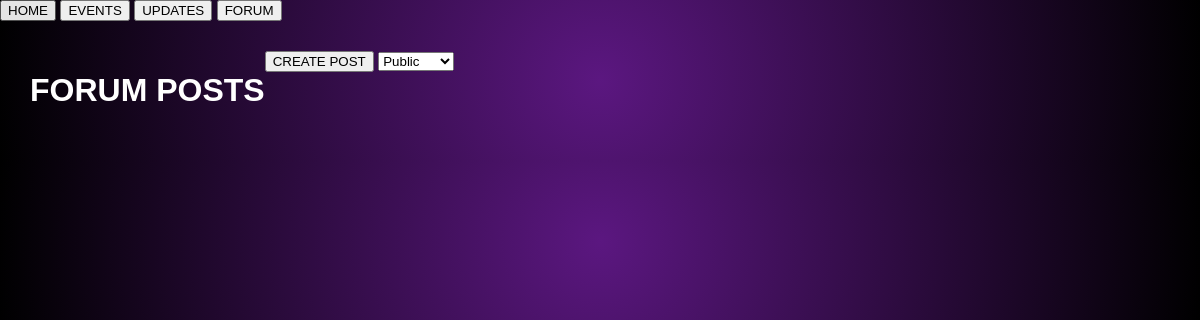
Page /forum/ (signed in) on the earlier database version.
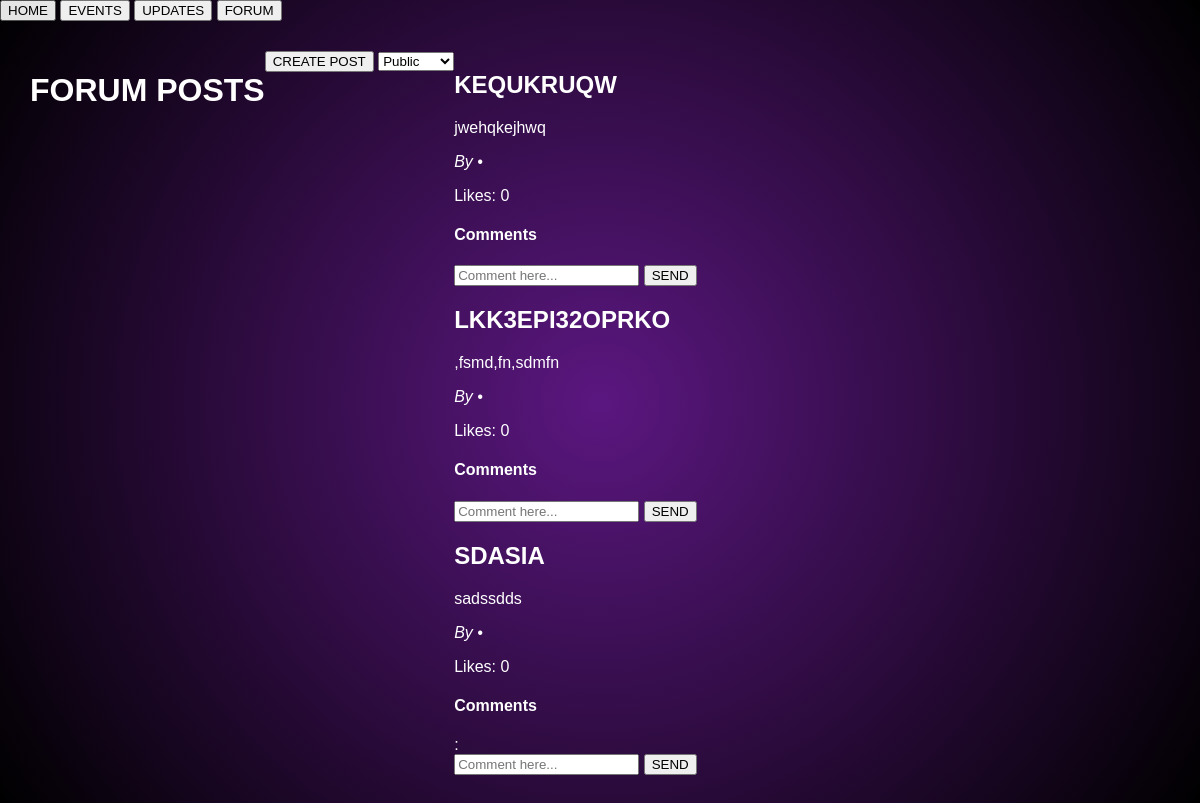
Same page on the later database version.
### core/models.py (models this page shows, shortened)
class Forum(models.Model):
    title = models.CharField(max_length=255)
    content = models.TextField()
    author = models.ForeignKey(settings.AUTH_USER_MODEL, on_delete=models.CASCADE)
    date_posted = models.DateTimeField(auto_now_add=True)

class Comment(models.Model):
    user = models.ForeignKey(settings.AUTH_USER_MODEL, on_delete=models.CASCADE)
    post = models.ForeignKey(Forum, on_delete=models.CASCADE, related_name='comments')
    content = models.TextField()
    created_at = models.DateTimeField(auto_now_add=True)

### core/views.py (the view, shortened to what this page needs)
# urls.py: path('forum/', views.forum, name='forum'),
@login_required
def forum(request):
    posts = Forum.objects.annotate(like_count=Count('likes')).order_by('-date_posted')
    trending_posts = Forum.objects.annotate(
        num_likes=Count('likes'),
        num_comments=Count('comments'),
        popularity=ExpressionWrapper(
            Count('likes') + Count('comments'),
            output_field=IntegerField()
        )
    ).order_by('-popularity')[:5]
    context = {
        'posts': posts,
        'create_form': ForumPostForm(),
        'comment_form': CommentForm(),
        'liked_post_ids': Like.objects.filter(user=request.user).values_list('post_id', flat=True),
        'trending_posts': trending_posts
    }
    return render(request, 'core/forum.html', context)

### core/forms.py
class ForumPostForm(forms.ModelForm):
    class Meta:
        model = Forum
        fields = ['title', 'content']
        widgets = {
            'title': forms.TextInput(attrs={'class': 'form-control'}),
            'content': forms.Textarea(attrs={'class': 'form-control'}),
        }

class CommentForm(forms.ModelForm):
    class Meta:
        model = Comment
        fields = ['content']
        widgets = {
            'content': forms.Textarea(attrs={'class': 'form-control', 'rows': 2}),
        }

### core/templates/core/forum.html (shortened to what this page needs)
{% load static %}
<!DOCTYPE html>
<html lang="en">
<head>
    <link rel="stylesheet" href="{% static 'css/forum.css' %}">
</head>
<body>
    <header>
        <nav>
            <button onclick="location.href='home.html'">HOME</button>
            <button onclick="location.href='events.html'">EVENTS</button>
            <button onclick="location.href='updates.html'">UPDATES</button>
            <button class="active">FORUM</button>
        </nav>
    </header>
    <div class="container">
        <h1>FORUM POSTS</h1>
        <div class="top-bar">
            <button id="createPostBtn">CREATE POST</button>
            <select id="filterSelect">
                <option value="public">Public</option>
            </select>
        </div>
        <div id="postsContainer">
            {% for post in posts %}
            <div class="post">
                <h2>{{ post.title|upper }}</h2>
                <p>{{ post.content }}</p>
                <p><i>By <strong>{{ post.author.get_full_name }}</strong> • {{ post.created_at }}</i></p>
                <p>Likes: {{ post.likes.count }}</p>
                <div class="comments">
                    <h4>Comments</h4>
                    {% for comment in post.comments.all %}
                        <div>
                            <strong>{{ comment.author.get_full_name }}</strong>: {{ comment.text }}
                        </div>
                    {% endfor %}
                    <form method="post" action="{% url 'add_comment' post.id %}">
                        <input type="text" name="comment" placeholder="Comment here...">
                        <button type="submit">SEND</button>
                    </form>
                </div>
            </div>
            {% endfor %}
        </div>
    </div>
</body>
</html>

Differences in the rows shown:
added Forum: title "KEQUKRUQW", content "jwehqkejhwq", likes.count "0"
added Forum: title "LKK3EPI32OPRKO", content ",fsmd,fn,sdmfn", likes.count "0"
added Forum: title "SDASIA", content "sadssdds", likes.count "0"
